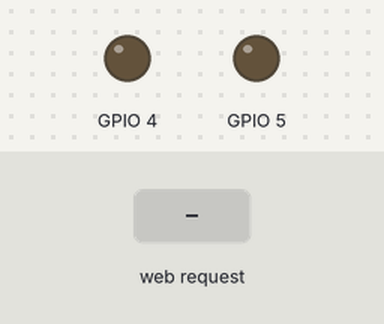
The sketch below on a simulated ESP8266 (NodeMCU). Parts: output pins drawn as LEDs (lit = HIGH). The inputs (shaded band) are chosen by the test bench. WiFi joins after 1.5 s; servers stay silent unless stated; what the sketch prints to the serial monitor is not drawn.

Above: at 3.7 s.
3.8 s: HTTP request GET /alertMe received
At 4.2 s:
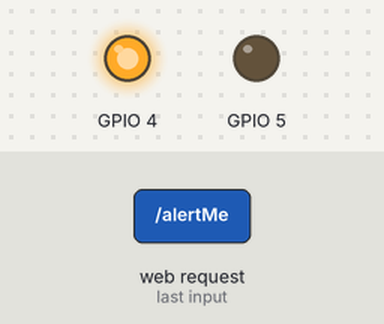
At 6.0 s:
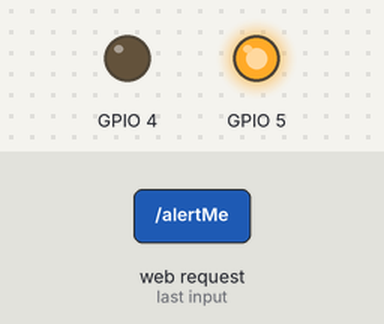
6.3 s: HTTP request GET /alertMe received
At 9.3 s:
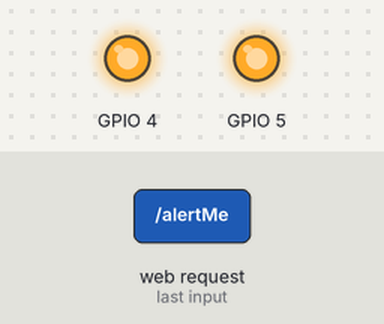
Timing chart, 0 to 15.3 s (numbered marks = the images above; inputs shaded):
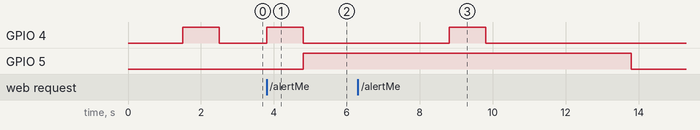

Measured:
- after the input at 3.8 s, GPIO 4: LOW → HIGH at once, → LOW 1.0 s later; GPIO 5: LOW → HIGH after 1.0 s
- after the input at 6.3 s, GPIO 4: LOW → HIGH after 2.5 s, → LOW 1.0 s later; GPIO 5: HIGH → LOW after 7.5 s instead of 2.5 s

The sketch:

AlertingStation.ino
```cpp
/* Import the required modules */
#include "JAG_wificlient.h"
#include "JAG_webserver.h"
#include "JAG_Buzzer.h"
#include "JAG_LED.h"
#include "JAG_httpclient.h"

// IP 192.168.1.122 on COM7

// Load the Wifi Client that handles connecting the board to the Wifi
JAG_wificlient wifi_client = JAG_wificlient("CHALETEMMANUEL","LOCKEDDOWN", true);

// Load the web server so that we can produce a web interface
JAG_webserver webserver = JAG_webserver(80, true);

// Load the LED and buzer libraries to handles their usage
JAG_LED LED_alert_recieved = JAG_LED(5, false);// D1 GPIO5
JAG_Buzzer buzzer = JAG_Buzzer(4, false); // D2 GPIO4

// load the http client that will make http calls to other stations
JAG_httpclient httpClient = JAG_httpclient(true); // http client

// main setup routine (run one)
void setup() {
  Serial.begin(115200);
  // setup WIFi
  wifi_client.connectToWireless();

  // setup Web Server
  webserver.setup();

  buzzer.buzzForXSeconds(1); // so we know that the buzzer is working at startup
}

void loop() {
  webserver.runServerInLoop();
  bool ALERT_RECEIVED = webserver.getAlertStatus();

  // print out sme values for testing
  Serial.println("ALERT_RECEIVED");
  Serial.println(ALERT_RECEIVED);

  if(ALERT_RECEIVED) {
   buzzer.buzzForXSeconds(1);
   LED_alert_recieved.turnOnLEDForXSeconds(4);
   webserver.setAlertStatus(false);

  } else {
  LED_alert_recieved.turnOffLED();
  webserver.setAlertStatus(false);
  }
}
```

JAG_Buzzer.cpp
```cpp
#include "Arduino.h"
#include "JAG_Buzzer.h"

// initialise

JAG_Buzzer::JAG_Buzzer(int pin, bool logSerial)
{
 logSerial_ = logSerial;
 pin_ = pin;
 pinMode(pin_,OUTPUT);
}

// Public Functions

void JAG_Buzzer::buzzForXSeconds(int seconds) {
   digitalWrite(pin_, HIGH);
   delay(seconds * 1000);
   digitalWrite(pin_, LOW);
}
```

JAG_Buzzer.h
```cpp
/*
  JAG_Buzzer.h - Library for Buzzer on ESP32
  Created by John Gerhardt  20/12/2021
*/

#ifndef JAG_Buzzer_h
#define JAG_Buzzer_h

#include "Arduino.h"

class JAG_Buzzer
{
  public:
    JAG_Buzzer(int pin, bool logSerial);
    void buzzForXSeconds(int seconds);
    int pin_;
  private:
     bool logSerial_;
};

#endif
```

JAG_LED.cpp
```cpp
#include "Arduino.h"
#include "JAG_LED.h"

// initialise

JAG_LED::JAG_LED(int pin, bool logSerial)
{
 logSerial_ = logSerial;
 pin_ = pin;
 pinMode(pin_,OUTPUT);
}

// Public Functions

void JAG_LED::turnOnLED() {
  digitalWrite(pin_, HIGH);
  if (logSerial_) {
    Serial.println("LED ON");
  }
}

void JAG_LED::turnOnLEDForXSeconds(int seconds) {
  digitalWrite(pin_, HIGH);
  delay(seconds * 1000);
  if (logSerial_) {
    Serial.println("LED ON");
  }
}

void JAG_LED::turnOffLED() {
  digitalWrite(pin_, LOW);
  if (logSerial_) {
    Serial.println("LED OFF");
  }
}
```

JAG_LED.h
```cpp
/*
  JAG_LED.h - Library for LED via GPIO sensor on ESP32
  Created by John Gerhardt  20/12/2021
*/

#ifndef JAG_LED_h
#define JAG_LED_h

#include "Arduino.h"

class JAG_LED
{
  public:
    JAG_LED(int pin, bool logSerial);
    void turnOffLED();
    void turnOnLED();
    void turnOnLEDForXSeconds(int seconds);
    int pin_;
  private:
     bool logSerial_;

};

#endif
```

JAG_httpclient.cpp
```cpp
#include "Arduino.h"
#include "JAG_httpclient.h"

// initialise

JAG_httpclient::JAG_httpclient(bool logSerial)
{
 logSerial_ = logSerial;
}

// Public Functions

void JAG_httpclient::makeHTTPRequest(String toURL) {
  http.begin(wifiClient, toURL);
  int httpCode = http.GET();
  String payload = http.getString();
    if (logSerial_) {
      Serial.println(payload);
    }
  http.end();
}
```

JAG_httpclient.h
```cpp
/*
  JAG_httpclient.h - Library for http client on ESP8826
  Created by John Gerhardt  20/12/2021
*/

#ifndef JAG_httpclient_h
#define JAG_httpclient_h


#include "Arduino.h"
#include <ESP8266HTTPClient.h>
#include <WiFiClient.h>

class JAG_httpclient
{
  public:
    JAG_httpclient(bool logSerial);
    void makeHTTPRequest(String toURL);
  private:
     bool logSerial_;
     HTTPClient http;
     WiFiClient wifiClient;
};

#endif
```

JAG_webserver.cpp
```cpp
#include "Arduino.h"
#include "JAG_webserver.h"

// initialise


JAG_webserver::JAG_webserver(int port, bool logSerial)
{
  port_ = port;
  logSerial_ = logSerial;
  ALERT_RECEIVED_ = false;
  ESP8266WebServer webserver_(port_);
  millisAtLastAlert = 0;
}

// Public Functions

void JAG_webserver::setup() {
  setupRoutes();
  webserver.begin();
  if (logSerial_) {
    Serial.println("HTTP server available on port:");
    Serial.println(port_);
  }
}


void JAG_webserver::runServerInLoop() {
  webserver.handleClient();
}

bool JAG_webserver::getAlertStatus() {
  return ALERT_RECEIVED_;
}

void JAG_webserver::setAlertStatus(bool ALERT_RECEIVED) {
  ALERT_RECEIVED_ = ALERT_RECEIVED;
}

String JAG_webserver::get404PageContents() {
  String message = "Resource Not Found<br />";
        message += "URI:<br /> ";
        message += webserver.uri();
        message += "<br />Method: ";
        message += (webserver.method() == HTTP_GET) ? "GET" : "POST";
        message += "<br />Arguments: ";
        message += webserver.args();
        message += "<br />";
        for (uint8_t i = 0; i < webserver.args(); i++) {
          message += " " + webserver.argName(i) + ": " + webserver.arg(i) + "<br />";
        }
  return message;
}

String JAG_webserver::getRootPageContents() {
   String message = "<h2>Welcome to JAG ESP Alerting Station</h2>";
        message += "Received alert<br />";

        if ((millis() - millisAtLastAlert) == millis()) {
          message += "Never";
        } else {
          unsigned long millisFrom = (millis() - millisAtLastAlert) / 1000;
           message += String(millisFrom) + " seconds ago";
        }


         message += "<br />";
  return message;
}

// Private Functions

void JAG_webserver::setupRoutes() {
  webserver.on("/", [&](){
     webserver.send(200, "text/html", createHTMLpageWithContent_(getRootPageContents()));
  });

   webserver.on("/alertMe", [&](){
     ALERT_RECEIVED_ = true;
     millisAtLastAlert = millis();
     webserver.send(200, "text/html", createHTMLpageWithContentRaw_("200"));
  });

  webserver.onNotFound([&](){
     webserver.send(404, "text/html", createHTMLpageWithContent_(get404PageContents()));
  });
}

String JAG_webserver::createHTMLpageWithContent_(String theContent) {
    String HTML_Content = "<html>";
    HTML_Content += "<head>";
    HTML_Content += "<meta http-equiv=\"refresh\" content=\"1\">";
      HTML_Content += "<link href=\"https://cdn.jsdelivr.net/npm/bootstrap@5.1.3/dist/css/bootstrap.min.css\" rel=\"stylesheet\" integrity=\"sha384-1BmE4kWBq78iYhFldvKuhfTAU6auU8tT94WrHftjDbrCEXSU1oBoqyl2QvZ6jIW3\" crossorigin=\"anonymous\">";
      HTML_Content += "<script src=\"https://cdn.jsdelivr.net/npm/bootstrap@5.1.3/dist/js/bootstrap.bundle.min.js\" integrity=\"sha384-ka7Sk0Gln4gmtz2MlQnikT1wXgYsOg+OMhuP+IlRH9sENBO0LRn5q+8nbTov4+1p\" crossorigin=\"anonymous\"></script>";
    HTML_Content += "</head>";
    HTML_Content += "<body>";
      HTML_Content += theContent;
    HTML_Content += "</body>";

    HTML_Content += "</html>";
    return HTML_Content;
}

String JAG_webserver::createHTMLpageWithContentRaw_(String theContent) {
    String HTML_Content = "<html>";
    HTML_Content += "<head>";
    HTML_Content += "</head>";
    HTML_Content += "<body>";
      HTML_Content += theContent;
    HTML_Content += "</body>";

    HTML_Content += "</html>";
    return HTML_Content;
}
```

JAG_webserver.h
```cpp
/*
  JAG_webserver.h - Library for handling web server for ESP8826
  Created by John Gerhardt  10/10/2021
*/

#ifndef JAG_webserver_h
#define JAG_webserver_h

#include "Arduino.h"
#include <ESP8266WebServer.h>

class JAG_webserver
{
  public:
    JAG_webserver(int port, bool logSerial);
    void setup();
    void runServerInLoop();
    void setupRoutes();
    ESP8266WebServer webserver;
    String get404PageContents();
    String getRootPageContents();
    String createHTMLpageWithContent_(String theContent);
    String createHTMLpageWithContentRaw_(String theContent);
    bool getAlertStatus();
    void setAlertStatus(bool ALERT_RECEIVED);
  private:
    int port_;
    bool logSerial_;
    bool ALERT_RECEIVED_;
    unsigned long millisAtLastAlert;
};

#endif
```

JAG_wificlient.cpp
```cpp
#include "Arduino.h"
#include "JAG_wificlient.h"

// initialise

JAG_wificlient::JAG_wificlient(char* SSID, char* key, bool logSerial)
{
 SSID_ = SSID;
 key_ = key;
 logSerial_ = logSerial;
}

// Public Functions

void JAG_wificlient::connectToWireless() {
 // We start by connecting to a WiFi network
  if (logSerial_) {
      Serial.println();
      Serial.println();
      Serial.print("Connecting to ");
      Serial.println(SSID_);
  }

  // Client mode
  WiFi.mode(WIFI_STA);
  WiFi.begin(SSID_, key_);
  if (logSerial_) {
    Serial.print("Awaiting Connection");
     while (WiFi.status() != WL_CONNECTED) {
        delay(500);
        Serial.print(".");
    }
  }

  if (logSerial_) {
    Serial.println("");
  }

  IP_ADDRESS = WiFi.localIP();

  if (logSerial_) {
    Serial.println("Connected to:");
    Serial.println(SSID_);
    Serial.println("with IP:");
    Serial.println(getIPAddress());

  }
}

String JAG_wificlient::getIPAddress() {
char ipAddr[16];
    snprintf(ipAddr,sizeof ipAddr,"%u.%u.%u.%u" ,(IP_ADDRESS & 0x000000ff)
                                                ,(IP_ADDRESS & 0x0000ff00) >> 8
                                                ,(IP_ADDRESS & 0x00ff0000) >> 16
                                                ,(IP_ADDRESS & 0xff000000) >> 24);
    // depending on the byte order your GetHostIp() returns the IP address in
    // you might need to reverse the above (i.e. print (ipAddress &0x000000ff)) first.
    return "%s", ipAddr;
}

char* JAG_wificlient::getConnectedSSID() {
  return SSID_;
}
```

JAG_wificlient.h
```cpp
/*
  JAG_webserver.h - Library for handling web server for ESP8826
  Created by John Gerhardt  10/10/2021
*/

#ifndef JAG_wificlient_h
#define JAG_wificlient_h

#include "Arduino.h"
#include <ESP8266WiFi.h>
#include <WiFiClient.h>

class JAG_wificlient
{
  public:
    JAG_wificlient(char* SSID, char* key, bool logSerial);
    void connectToWireless();
    String getIPAddress();
    char* getConnectedSSID();
  private:
    char* SSID_;
    char* key_;
    bool logSerial_;
    uint32_t IP_ADDRESS;
};

#endif
```
